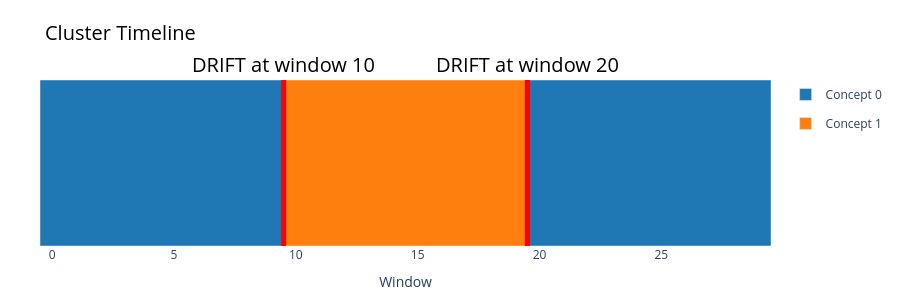

The code cell stored with this chart in its notebook:
### Markdown cell above
The evolution of concept can be shown on a plot

### Code cell
plot_cluster_timeline(labels, drift_locations=drifts)

### Figure 1 — Plotly figure (JSON) as saved in the notebook; plotly's stock layout.template omitted (floating-point values rounded to 4 significant figures)
{"data": [{"hovertemplate": "Windows 0-9<br>Concept 0<extra></extra>", "legendgroup": "0", "marker": {"color": "#1f77b4"}, "name": "Concept 0", "showlegend": true, "type": "bar", "width": [10], "x": [4.5], "y": [1]}, {"hovertemplate": "Windows 10-19<br>Concept 1<extra></extra>", "legendgroup": "1", "marker": {"color": "#ff7f0e"}, "name": "Concept 1", "showlegend": true, "type": "bar", "width": [10], "x": [14.5], "y": [1]}, {"hovertemplate": "Windows 20-29<br>Concept 0<extra></extra>", "legendgroup": "0", "marker": {"color": "#1f77b4"}, "name": "Concept 0", "showlegend": false, "type": "bar", "width": [10], "x": [24.5], "y": [1]}], "layout": {"annotations": [{"font": {"color": "black", "size": 20}, "showarrow": false, "text": "DRIFT at window 10", "x": 9.5, "y": 1.0, "yanchor": "bottom", "yref": "paper"}, {"font": {"color": "black", "size": 20}, "showarrow": false, "text": "DRIFT at window 20", "x": 19.5, "y": 1.0, "yanchor": "bottom", "yref": "paper"}], "bargap": 0, "barmode": "overlay", "height": 300, "margin": {"b": 40, "l": 40, "r": 40, "t": 80}, "plot_bgcolor": "white", "shapes": [{"line": {"color": "red", "width": 5}, "type": "line", "x0": 9.5, "x1": 9.5, "y0": 0, "y1": 1, "yref": "y"}, {"line": {"color": "red", "width": 5}, "type": "line", "x0": 19.5, "x1": 19.5, "y0": 0, "y1": 1, "yref": "y"}], "showlegend": true, "title": {"font": {"color": "black", "size": 20}, "text": "Cluster Timeline"}, "xaxis": {"range": [-0.5, 29.5], "title": {"text": "Window"}}, "yaxis": {"range": [0, 1], "showticklabels": false, "title": {"text": ""}}}}
